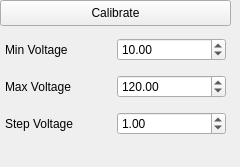
              <widget class="QWidget" name="ZStageCalibrate">
               <attribute name="title">
                <string>Calibrate</string>
               </attribute>
               <widget class="QWidget" name="LockInNormalFreqGenSettings_3" native="true">
                <property name="geometry">
                 <rect>
                  <x>0</x>
                  <y>22</y>
                  <width>227</width>
                  <height>136</height>
                 </rect>
                </property>
                <property name="sizePolicy">
                 <sizepolicy hsizetype="MinimumExpanding" vsizetype="MinimumExpanding">
                  <horstretch>0</horstretch>
                  <verstretch>0</verstretch>
                 </sizepolicy>
                </property>
                <property name="baseSize">
                 <size>
                  <width>227</width>
                  <height>136</height>
                 </size>
                </property>
                <widget class="QWidget" name="gridWidget_5" native="true">
                 <property name="geometry">
                  <rect>
                   <x>0</x>
                   <y>0</y>
                   <width>231</width>
                   <height>131</height>
                  </rect>
                 </property>
                 <layout class="QGridLayout" name="gridLayout_38">
                  <property name="leftMargin">
                   <number>5</number>
                  </property>
                  <property name="topMargin">
                   <number>5</number>
                  </property>
                  <property name="rightMargin">
                   <number>5</number>
                  </property>
                  <property name="bottomMargin">
                   <number>5</number>
                  </property>
                  <property name="spacing">
                   <number>3</number>
                  </property>
                  <item row="2" column="0">
                   <widget class="QLabel" name="label_9">
                    <property name="text">
                     <string>Step Voltage</string>
                    </property>
                   </widget>
                  </item>
                  <item row="1" column="0">
                   <widget class="QLabel" name="label_7">
                    <property name="text">
                     <string>Max Voltage</string>
                    </property>
                   </widget>
                  </item>
                  <item row="0" column="0">
                   <widget class="QLabel" name="label_8">
                    <property name="text">
                     <string>Min Voltage</string>
                    </property>
                   </widget>
                  </item>
                  <item row="0" column="1">
                   <widget class="QDoubleSpinBox" name="doubleSpinBox_9">
                    <property name="maximum">
                     <double>140.000000000000000</double>
                    </property>
                    <property name="value">
                     <double>10.000000000000000</double>
                    </property>
                   </widget>
                  </item>
                  <item row="1" column="1">
                   <widget class="QDoubleSpinBox" name="doubleSpinBox_10">
                    <property name="maximum">
                     <double>140.000000000000000</double>
                    </property>
                    <property name="value">
                     <double>120.000000000000000</double>
                    </property>
                   </widget>
                  </item>
                  <item row="2" column="1">
                   <widget class="QDoubleSpinBox" name="doubleSpinBox_11">
                    <property name="decimals">
                     <number>2</number>
                    </property>
                    <property name="minimum">
                     <double>0.010000000000000</double>
                    </property>
                    <property name="singleStep">
                     <double>0.010000000000000</double>
                    </property>
                    <property name="value">
                     <double>1.000000000000000</double>
                    </property>
                   </widget>
                  </item>
                 </layout>
                </widget>
               </widget>
               <widget class="QPushButton" name="pushButton">
                <property name="geometry">
                 <rect>
                  <x>0</x>
                  <y>0</y>
                  <width>231</width>
                  <height>26</height>
                 </rect>
                </property>
                <property name="sizePolicy">
                 <sizepolicy hsizetype="MinimumExpanding" vsizetype="Fixed">
                  <horstretch>0</horstretch>
                  <verstretch>0</verstretch>
                 </sizepolicy>
                </property>
                <property name="text">
                 <string>Calibrate</string>
                </property>
               </widget>
              </widget>
